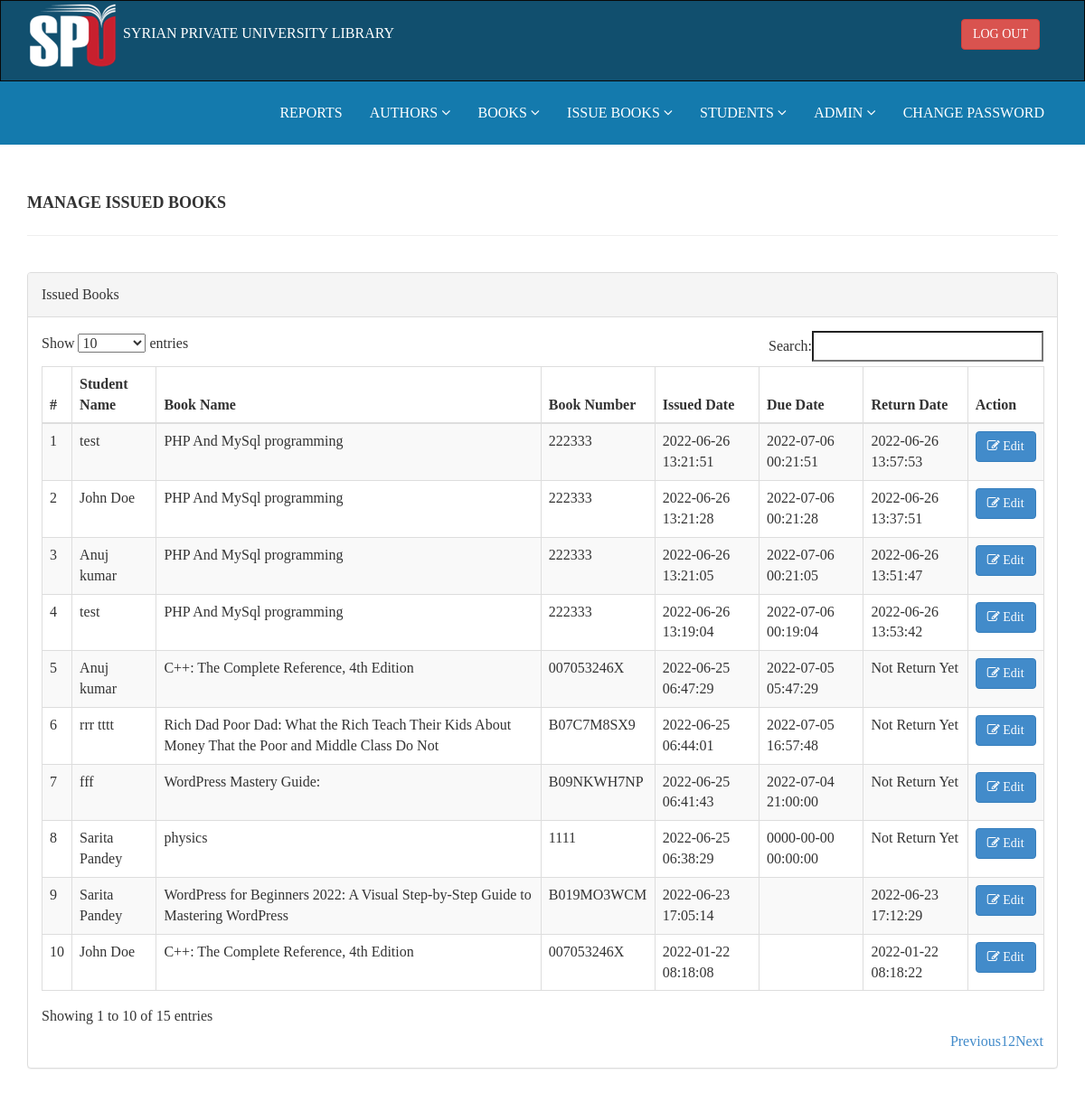
/admin/manage-issued-books.php (signed in), run on the app's committed database.
### tables this page shows
CREATE TABLE `tblissuedbookdetails` (
  `id` int(11) NOT NULL,
  `BookId` int(11) DEFAULT NULL,
  `StudentID` varchar(150) DEFAULT NULL,
  `IssuesDate` timestamp NULL DEFAULT current_timestamp(),
  `due_date` timestamp NULL DEFAULT NULL,
  `ReturnDate` timestamp NULL DEFAULT NULL ON UPDATE current_timestamp(),
  `RetrunStatus` int(1) DEFAULT NULL,
  `fine` int(11) DEFAULT NULL
);

CREATE TABLE `tblstudents` (
  `id` int(11) NOT NULL,
  `StudentId` varchar(100) DEFAULT NULL,
  `FullName` varchar(120) DEFAULT NULL,
  `EmailId` varchar(120) DEFAULT NULL,
  `MobileNumber` char(11) DEFAULT NULL,
  `Password` varchar(120) DEFAULT NULL,
  `Status` int(1) DEFAULT NULL,
  `RegDate` timestamp NULL DEFAULT current_timestamp(),
  `UpdationDate` timestamp NULL DEFAULT NULL ON UPDATE current_timestamp()
);

CREATE TABLE `tblbooks` (
  `id` int(11) NOT NULL,
  `BookName` varchar(255) DEFAULT NULL,
  `CatId` int(11) DEFAULT NULL,
  `AuthorId` int(11) DEFAULT NULL,
  `ISBNNumber` varchar(25) DEFAULT NULL,
  `BookPrice` decimal(10,2) DEFAULT NULL,
  `bookImage` varchar(250) NOT NULL,
  `count` int(11) NOT NULL,
  `issued_count` int(11) NOT NULL,
  `isIssued` int(1) DEFAULT NULL,
  `RegDate` timestamp NULL DEFAULT current_timestamp(),
  `UpdationDate` timestamp NULL DEFAULT NULL ON UPDATE current_timestamp(),
  `cat1` int(11) NOT NULL,
  `cat2` int(11) NOT NULL,
  `publishing_house` varchar(255) NOT NULL
);

### admin/manage-issued-books.php (the view, shortened to what this page needs)
<?php
include('includes/config.php');
if (strlen($_SESSION['alogin']) == 0) {
    header('location:index.php');
} else {
?>
    <!DOCTYPE html>
    <html xmlns="http://www.w3.org/1999/xhtml">
    <head>
        <link href="assets/css/bootstrap.css" rel="stylesheet" />
        <link href="assets/css/font-awesome.css" rel="stylesheet" />
        <link href="assets/js/dataTables/dataTables.bootstrap.css" rel="stylesheet" />
        <link href="assets/css/style.css" rel="stylesheet" />
    </head>
    <body>
        <?php include('includes/header.php'); ?>
        <div class="content-wrapper">
            <div class="container">
                <div class="row pad-botm">
                    <div class="col-md-12">
                        <h4 class="header-line">Manage Issued Books</h4>
                    </div>
                    <div class="row">
                    </div>
                </div>
                <div class="row">
                    <div class="col-md-12">
                        <div class="panel panel-default">
                            <div class="panel-heading">
                                Issued Books
                            </div>
                            <div class="panel-body">
                                <div class="table-responsive">
                                    <table class="table table-striped table-bordered table-hover" id="dataTables-example">
                                        <thead>
                                            <tr>
                                                <th>#</th>
                                                <th>Student Name</th>
                                                <th>Book Name</th>
                                                <th>Book Number </th>
                                                <th>Issued Date</th>
                                                <th>Due Date</th>
                                                <th>Return Date</th>
                                                <th>Action</th>
                                            </tr>
                                        </thead>
                                        <tbody>
                                            <?php $sql = "SELECT tblstudents.FullName,tblbooks.BookName,tblbooks.ISBNNumber,tblissuedbookdetails.IssuesDate,tblissuedbookdetails.ReturnDate,tblissuedbookdetails.due_date,tblissuedbookdetails.id as rid from  tblissuedbookdetails join tblstudents on tblstudents.StudentId=tblissuedbookdetails.StudentId join tblbooks on tblbooks.id=tblissuedbookdetails.BookId order by tblissuedbookdetails.id desc";
                                            $query = $dbh->prepare($sql);
                                            $query->execute();
                                            $results = $query->fetchAll(PDO::FETCH_OBJ);
                                            $cnt = 1;
                                            if ($query->rowCount() > 0) {
                                                foreach ($results as $result) {               ?>
                                                    <tr class="odd gradeX">
                                                        <td class="center"><?php echo htmlentities($cnt); ?></td>
                                                        <td class="center"><?php echo htmlentities($result->FullName); ?></td>
                                                        <td class="center"><?php echo htmlentities($result->BookName); ?></td>
                                                        <td class="center"><?php echo htmlentities($result->ISBNNumber); ?></td>
                                                        <td class="center"><?php echo htmlentities($result->IssuesDate); ?></td>
                                                        <td class="center"><?php echo htmlentities($result->due_date); ?></td>
                                                        <td class="center"><?php if ($result->ReturnDate == "") {
                                                                                echo htmlentities("Not Return Yet");
                                                                            } else {
                                                                                echo htmlentities($result->ReturnDate);
                                                                            }
                                                                            ?></td>
                                                        <td class="center">
                                                            <a href="update-issue-bookdeails.php?rid=<?php echo htmlentities($result->rid); ?>"><button class="btn btn-primary"><i class="fa fa-edit "></i> Edit</button>
                                                        </td>
                                                    </tr>
                                            <?php $cnt = $cnt + 1;
                                                }
                                            } ?>
                                        </tbody>
                                    </table>
                                </div>
                            </div>
                        </div>
                    </div>
                </div>
            </div>
        </div>
    </body>
    </html>
<?php } ?>

### admin/assets/css/style.css (style rules this page uses)
.content-wrapper { margin-top: 40px; min-height: 800px; padding-bottom: 90px; }
.header-line { font-weight: 900; padding-bottom: 25px; border-bottom: 1px solid #eeeeee; text-transform: uppercase; }
.pad-botm { padding-bottom: 30px; }

### data on the page
tblissuedbookdetails: tblstudents.FullName "test", BookId.BookName "PHP And MySql programming", BookId.ISBNNumber "222333", IssuesDate "2022-06-26 13:21:51", due_date "2022-07-06 00:21:51", ReturnDate "2022-06-26 13:57:53"
tblissuedbookdetails: tblstudents.FullName "John Doe", BookId.BookName "PHP And MySql programming", BookId.ISBNNumber "222333", IssuesDate "2022-06-26 13:21:28", due_date "2022-07-06 00:21:28", ReturnDate "2022-06-26 13:37:51"
tblissuedbookdetails: tblstudents.FullName "Anuj kumar", BookId.BookName "PHP And MySql programming", BookId.ISBNNumber "222333", IssuesDate "2022-06-26 13:21:05", due_date "2022-07-06 00:21:05", ReturnDate "2022-06-26 13:51:47"
tblissuedbookdetails: tblstudents.FullName "test", BookId.BookName "PHP And MySql programming", BookId.ISBNNumber "222333", IssuesDate "2022-06-26 13:19:04", due_date "2022-07-06 00:19:04", ReturnDate "2022-06-26 13:53:42"
tblissuedbookdetails: tblstudents.FullName "Anuj kumar", BookId.BookName "C++: The Complete Reference, 4th Edition", BookId.ISBNNumber "007053246X", IssuesDate "2022-06-25 06:47:29", due_date "2022-07-05 05:47:29"
tblissuedbookdetails: tblstudents.FullName "rrr tttt", BookId.BookName "Rich Dad Poor Dad: What the Rich Teach Their Kids About Money That the Poor and Middle Class Do Not", BookId.ISBNNumber "B07C7M8SX9", IssuesDate "2022-06-25 06:44:01", due_date "2022-07-05 16:57:48"
tblissuedbookdetails: tblstudents.FullName "fff", BookId.BookName "WordPress Mastery Guide:", BookId.ISBNNumber "B09NKWH7NP", IssuesDate "2022-06-25 06:41:43", due_date "2022-07-04 21:00:00"
tblissuedbookdetails: tblstudents.FullName "Sarita Pandey", BookId.BookName "physics", BookId.ISBNNumber "1111", IssuesDate "2022-06-25 06:38:29", due_date "0000-00-00 00:00:00"
tblissuedbookdetails: tblstudents.FullName "Sarita Pandey", BookId.BookName "WordPress for Beginners 2022: A Visual Step-by-Step Guide to Mastering WordPress", BookId.ISBNNumber "B019MO3WCM", IssuesDate "2022-06-23 17:05:14", ReturnDate "2022-06-23 17:12:29"
tblissuedbookdetails: tblstudents.FullName "John Doe", BookId.BookName "C++: The Complete Reference, 4th Edition", BookId.ISBNNumber "007053246X", IssuesDate "2022-01-22 08:18:08", ReturnDate "2022-01-22 08:18:22"
